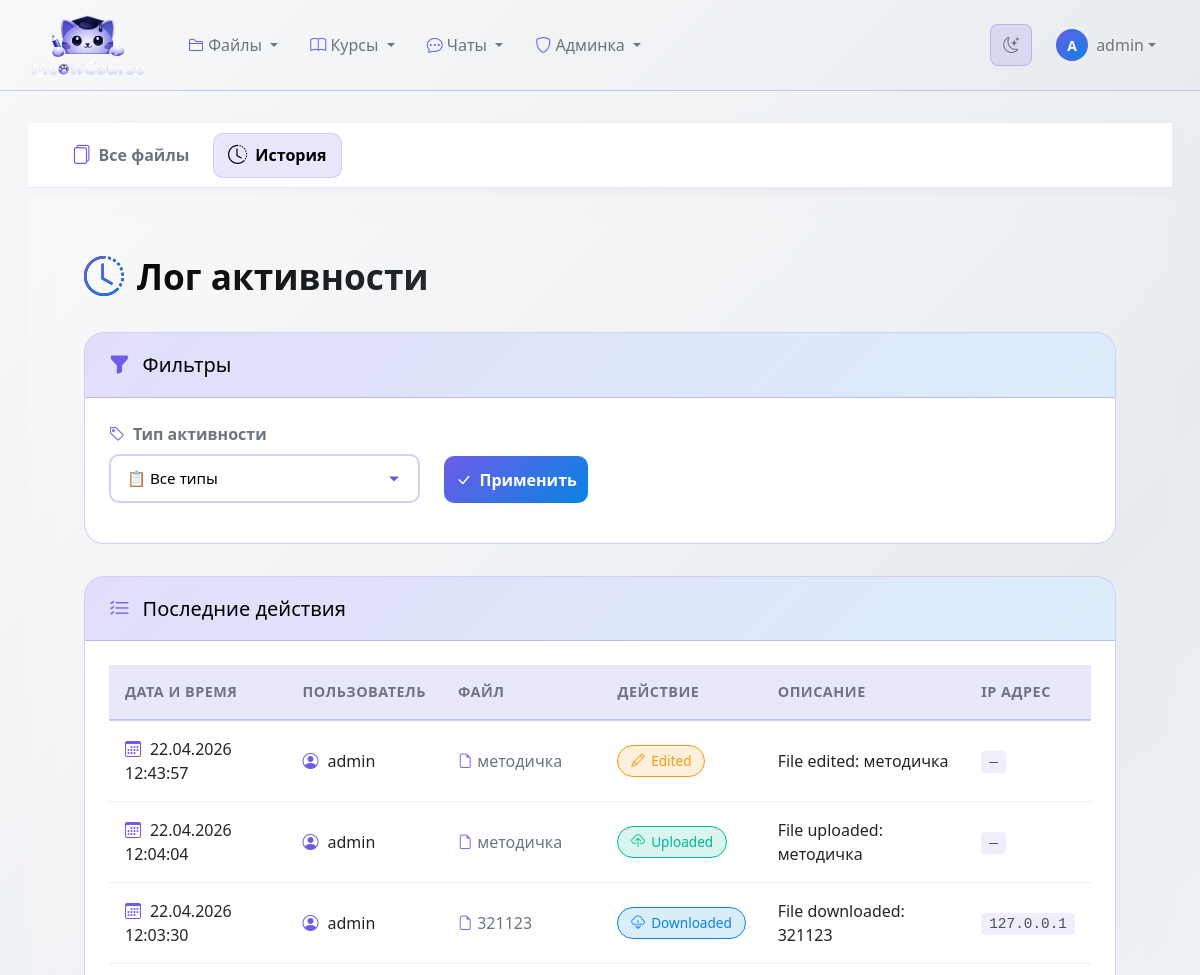
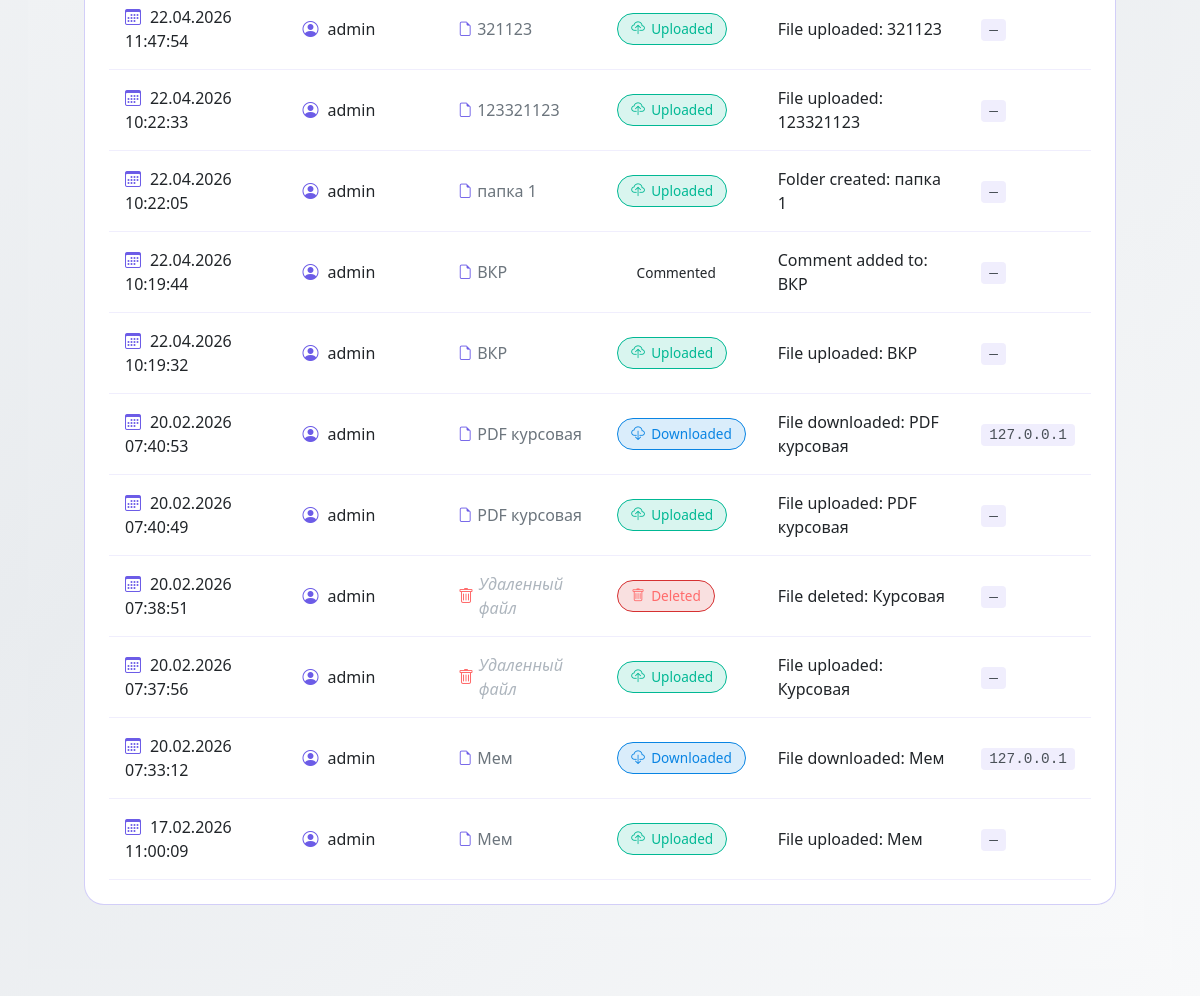
The page /files/activity/ (signed in) on the database its author committed (2 pictures, top to bottom).
### file_manager/models.py (models this page shows, shortened)
class FileActivity(models.Model ):
    ACTIVITY_TYPES =[
   ('upload','Uploaded'),
   ('download','Downloaded'),
   ('view','Viewed'),
   ('edit','Edited'),
   ('delete','Deleted'),
   ('share','Shared'),
   ('comment','Commented'),
   ('version_create','Created new version'),
   ('favorite_add','Added to favorites'),
   ('favorite_remove','Removed from favorites'),
    ]
    file =models.ForeignKey(
    File ,
    on_delete =models.SET_NULL ,
    null =True ,
    blank =True ,
    related_name ='activities'
    )
    user =models.ForeignKey(
    User ,
    on_delete =models.CASCADE ,
    related_name ='file_activities'
    )
    activity_type =models.CharField(max_length =20 ,choices =ACTIVITY_TYPES )
    description =models.TextField(blank =True )
    created_at =models.DateTimeField(auto_now_add =True )
    ip_address =models.GenericIPAddressField(null =True ,blank =True )
    class Meta :
        ordering =['-created_at']
        verbose_name ='Активность с файлом'
        verbose_name_plural ='Активность с файлами'
        indexes =[
        models.Index(fields =['user','-created_at']),
        models.Index(fields =['activity_type','-created_at']),
        ]

class File(models.Model ):
    STORAGE_PROVIDER_CHOICES = [
        ("local", "Local"),
        ("yandex_disk", "Yandex Disk"),
    ]
    IMPORTANCE_CHOICES = [
        ("main", "Основное"),
        ("important", "Важное"),
        ("secondary", "Второстепенное"),
    ]
    FILE_TYPE_CHOICES =[
   ('pdf','PDF Document'),
   ('txt','Text File'),
   ('docx','Word Document'),
   ('xlsx','Excel Spreadsheet'),
   ('pptx','PowerPoint Presentation'),
   ('jpg','JPEG Image'),
   ('png','PNG Image'),
   ('mp4','Video MP4'),
   ('mp3','Audio MP3'),
   ('zip','Archive ZIP'),
   ('other','Other'),
    ]
    VISIBILITY_CHOICES =[
   ('private','Private - Только я'),
   ('shared','Shared - С определенными пользователями'),
   ('public','Public - Все пользователи'),
    ]
    title =models.CharField(max_length =255 )
    description =models.TextField(blank =True )
    file =models.FileField(upload_to =file_upload_path, null=True, blank=True)
    file_type =models.CharField(max_length =10 ,choices =FILE_TYPE_CHOICES ,default ='other')
    file_size =models.BigIntegerField(default =0 )
    storage_provider = models.CharField(max_length=20, choices=STORAGE_PROVIDER_CHOICES, default="local")
    yandex_path = models.CharField(max_length=1024, blank=True, default="")
    uploaded_by =models.ForeignKey(
    User ,
    on_delete =models.CASCADE ,
    related_name ='uploaded_files'
    )
    uploaded_at =models.DateTimeField(auto_now_add =True )
    updated_at =models.DateTimeField(auto_now =True )
    version =models.IntegerField(default =1 )
    category =models.ForeignKey(
    FileCategory ,
    on_delete =models.SET_NULL ,
    null =True ,
    blank =True ,
    related_name ='files'
    )
    tags =models.ManyToManyField(Tag ,blank =True ,related_name ='files')
    folder =models.ForeignKey(
    'self',
    on_delete =models.CASCADE ,
    null =True ,
    blank =True ,
    related_name ='subfiles',
    limit_choices_to ={'is_folder':True }
    )
    is_folder =models.BooleanField(default =False )
    visibility =models.CharField(
    max_length =10 ,
    choices =VISIBILITY_CHOICES ,
    default ='private'
    )
    shared_with =models.ManyToManyField(
    User ,
    blank =True ,
    related_name ='shared_files'
    )
    extracted_text =models.TextField(blank =True ,null =True )
    has_preview =models.BooleanField(default =False )
    favorite =models.ManyToManyField(
    User ,
    blank =True ,
    related_name ='favorite_files'
    )
    download_count =models.IntegerField(default =0 )
    importance = models.CharField(max_length=20, choices=IMPORTANCE_CHOICES, default="main")
    class Meta :
        ordering =['-uploaded_at']
        verbose_name ='Файл'
        verbose_name_plural ='Файлы'
        indexes =[
        models.Index(fields =['uploaded_by','-uploaded_at']),
        models.Index(fields =['file_type']),
        models.Index(fields =['visibility']),
        models.Index(fields =['extracted_text']),
        ]

### file_manager/views.py (the view)
# urls.py: path('activity/',views.activity_log ,name ='activity_log'),
@login_required
def activity_log(request ):
    activities =FileActivity.objects.filter(user =request.user ).select_related('file','user')
    activity_type =request.GET.get('activity_type')
    if activity_type :
        activities =activities.filter(activity_type =activity_type )
    paginator =Paginator(activities ,20 )
    page_number =request.GET.get('page')
    page_obj =paginator.get_page(page_number )
    context ={
    'page_obj':page_obj ,
    'activity_types':FileActivity.ACTIVITY_TYPES ,
    'selected_activity_type':activity_type ,
    }
    return render(request ,'file_manager/activity_log.html',context )

### templates/file_manager/activity_log.html (shortened to what this page needs)
{% extends "file_manager/base_files.html" %}
{% block files_content %}
<div class="theme-log">
    <div class="container">
        <div class="page-header">
            <h1 class="page-title">
                <i class="bi bi-clock-history"></i>
                Лог активности
            </h1>
        </div>
        <div class="row">
            <div class="col-lg-12">
                <div class="filters-card">
                    <div class="card-header-custom">
                        <h5>
                            <i class="bi bi-funnel-fill"></i>
                            Фильтры
                        </h5>
                    </div>
                    <div class="card-body-custom">
                        <form method="get" class="row">
                            <div class="col-md-4 mb-3">
                                <label for="activity_type" class="filter-label">
                                    <i class="bi bi-tag"></i>
                                    Тип активности
                                </label>
                                <select name="activity_type" id="activity_type" class="custom-select">
                                    <option value="">📋 Все типы</option>
                                </select>
                            </div>
                            <div class="col-md-2 mb-3 d-flex align-items-end">
                                <button type="submit" class="btn-apply">
                                    <i class="bi bi-check-lg"></i>
                                    Применить
                                </button>
                            </div>
                        </form>
                    </div>
                </div>
                <div class="log-card">
                    <div class="card-header-custom">
                        <h5>
                            <i class="bi bi-list-check"></i>
                            Последние действия
                        </h5>
                    </div>
                    <div class="card-body-custom">
                        {% if page_obj %}
                        <div class="table-responsive">
                            <table class="log-table">
                                <thead>
                                    <tr>
                                        <th>Дата и время</th>
                                        <th>Пользователь</th>
                                        <th>Файл</th>
                                        <th>Действие</th>
                                        <th>Описание</th>
                                        <th>IP адрес</th>
                                    </tr>
                                </thead>
                                <tbody>
                                    {% for activity in page_obj %}
                                    <tr>
                                        <td data-label="Дата и время">
                                            <i class="bi bi-calendar3" style="color: var(--accent-primary); margin-right: 0.3rem;"></i>
                                            {{ activity.created_at|date:"d.m.Y H:i:s" }}
                                        </td>
                                        <td data-label="Пользователь">
                                            <i class="bi bi-person-circle" style="color: var(--accent-primary); margin-right: 0.3rem;"></i>
                                            {{ activity.user.username }}
                                        </td>
                                        <td data-label="Файл">
                                            {% if activity.file %}
                                            <a href="{% url 'file_manager:file_detail' activity.file.id %}" class="file-link">
                                                <i class="bi bi-file-earmark"></i>
                                                {{ activity.file.title }}
                                            </a>
                                            {% else %}
                                            <span class="deleted-file">
                                                <i class="bi bi-trash"></i>
                                                Удаленный файл
                                            </span>
                                            {% endif %}
                                        </td>
                                        <td data-label="Действие">
                                            {% with type=activity.activity_type %}
                                            <span class="activity-badge
                                                {% if type == 'upload' %}badge-upload
                                                {% elif type == 'download' %}badge-download
                                                {% elif type == 'delete' %}badge-delete
                                                {% elif type == 'edit' %}badge-edit
                                                {% elif type == 'view' %}badge-view
                                                {% elif type == 'share' %}badge-share
                                                {% endif %}">
                                                <i class="bi
                                                    {% if type == 'upload' %}bi-cloud-upload
                                                    {% elif type == 'download' %}bi-cloud-download
                                                    {% elif type == 'delete' %}bi-trash
                                                    {% elif type == 'edit' %}bi-pencil
                                                    {% elif type == 'view' %}bi-eye
                                                    {% elif type == 'share' %}bi-share
                                                    {% endif %}">
                                                </i>
                                                {{ activity.get_activity_type_display }}
                                            </span>
                                            {% endwith %}
                                        </td>
                                        <td data-label="Описание">{{ activity.description }}</td>
                                        <td data-label="IP адрес">
                                            <span class="ip-address">{{ activity.ip_address|default:"—" }}</span>
                                        </td>
                                    </tr>
                                    {% endfor %}
                                </tbody>
                            </table>
                        </div>
                        {% else %}
                        <div class="empty-state">
                            <i class="bi bi-inbox"></i>
                            <p>Нет записей в логе</p>
                        </div>
                        {% endif %}
                    </div>
                </div>
            </div>
        </div>
    </div>
</div>
{% endblock %}

### templates/base.html (shortened to what this page needs)
{% load static %}
<!DOCTYPE html>
<html lang="ru">
<head>
    <link href="https://cdn.jsdelivr.net/npm/bootstrap@5.3.0/dist/css/bootstrap.min.css" rel="stylesheet">
    <link rel="stylesheet" href="https://cdn.jsdelivr.net/npm/bootstrap-icons@1.10.0/font/bootstrap-icons.css">
    <link id="theme-stylesheet" rel="stylesheet" href="{% static 'css/themes/light.css' %}" data-light-href="{% static 'css/themes/light.css' %}" data-dark-href="{% static 'css/themes/dark.css' %}">
</head>
<body>
    <nav class="navbar navbar-expand-lg navbar">
        <div class="container-fluid">
            <a class="navbar-brand d-flex align-items-center" href="{% url 'classroom_core:course_list' %}">
                <img src="{% static 'images/logo.png' %}"
                    alt="MeowCourse"
                    class="me-2"
                    style="width: 120px; height: auto; max-height: 64px; object-fit: contain;">
            </a>
            <div class="collapse navbar-collapse" id="navbarNav">
                <ul class="navbar-nav me-auto">
                    <li class="nav-item dropdown">
                        <a class="nav-link dropdown-toggle" href="#" role="button" data-bs-toggle="dropdown">
                            <i class="bi bi-folder2"></i> Файлы
                        </a>
                    </li>
                    <li class="nav-item dropdown">
                        <a class="nav-link dropdown-toggle" href="#" role="button" data-bs-toggle="dropdown">
                            <i class="bi bi-book"></i> Курсы
                        </a>
                    </li>
                    <li class="nav-item dropdown">
                        <a class="nav-link dropdown-toggle" href="#" role="button" data-bs-toggle="dropdown">
                            <i class="bi bi-chat-dots"></i> Чаты
                        </a>
                    </li>
                    {% if user.is_authenticated and user.is_staff or user.is_superuser %}
                    <li class="nav-item dropdown">
                        <a class="nav-link dropdown-toggle" href="#" role="button" data-bs-toggle="dropdown">
                            <i class="bi bi-shield"></i> Админка
                        </a>
                    </li>
                    {% endif %}
                </ul>
                <div class="d-flex align-items-center gap-2">
                    <button id="theme-toggle" class="theme-toggle-btn" type="button" aria-label="Переключить тему">
                        <i class="bi bi-moon-stars"></i>
                    </button>
                    {% if user.is_authenticated %}
                    <div class="dropdown">
                        <a class="nav-link dropdown-toggle d-flex align-items-center" href="#" role="button" data-bs-toggle="dropdown">
                            <div class="user-avatar rounded-circle d-flex align-items-center justify-content-center" style="width: 32px; height: 32px; font-size: 0.875rem;">
                                {{ user.username|slice:":1"|upper }}
                            </div>
                            <span class="ms-2 d-none d-md-inline username-text">{{ user.username }}</span>
                        </a>
                    </div>
                    {% else %}
                    <a class="nav-link" href="{% url 'classroom_core:login' %}">
                        <i class="bi bi-box-arrow-in-right me-1"></i> Войти
                    </a>
                    {% endif %}
                </div>
            </div>
        </div>
    </nav>
    <div class="main-content">
        <div class="container-fluid">
            {% block content %}{% endblock %}
        </div>
    </div>
</body>
</html>

### rows shown on the page
FileActivity: created_at "22.04.2026 12:43:57", user.username "admin", file "методичка", activity_type "Edited", description "File edited: методичка", ip_address "—"
FileActivity: created_at "22.04.2026 12:04:04", user.username "admin", file "методичка", activity_type "Uploaded", description "File uploaded: методичка", ip_address "—"
FileActivity: created_at "22.04.2026 12:03:30", user.username "admin", file "321123", activity_type "Downloaded", description "File downloaded: 321123", ip_address "127.0.0.1"
FileActivity: created_at "22.04.2026 11:47:54", user.username "admin", file "321123", activity_type "Uploaded", description "File uploaded: 321123", ip_address "—"
FileActivity: created_at "22.04.2026 10:22:33", user.username "admin", file "123321123", activity_type "Uploaded", description "File uploaded: 123321123", ip_address "—"
FileActivity: created_at "22.04.2026 10:22:05", user.username "admin", file "папка 1", activity_type "Uploaded", description "Folder created: папка 1", ip_address "—"
FileActivity: created_at "22.04.2026 10:19:44", user.username "admin", file "ВКР", activity_type "Commented", description "Comment added to: ВКР", ip_address "—"
FileActivity: created_at "22.04.2026 10:19:32", user.username "admin", file "ВКР", activity_type "Uploaded", description "File uploaded: ВКР", ip_address "—"
FileActivity: created_at "20.02.2026 07:40:53", user.username "admin", file "PDF курсовая", activity_type "Downloaded", description "File downloaded: PDF курсовая", ip_address "127.0.0.1"
FileActivity: created_at "20.02.2026 07:40:49", user.username "admin", file "PDF курсовая", activity_type "Uploaded", description "File uploaded: PDF курсовая", ip_address "—"
FileActivity: created_at "20.02.2026 07:38:51", user.username "admin", shows "Удаленный файл", activity_type "Deleted", description "File deleted: Курсовая", ip_address "—"
FileActivity: created_at "20.02.2026 07:37:56", user.username "admin", shows "Удаленный файл", activity_type "Uploaded", description "File uploaded: Курсовая", ip_address "—"
FileActivity: created_at "20.02.2026 07:33:12", user.username "admin", file "Мем", activity_type "Downloaded", description "File downloaded: Мем", ip_address "127.0.0.1"
FileActivity: created_at "17.02.2026 11:00:09", user.username "admin", file "Мем", activity_type "Uploaded", description "File uploaded: Мем", ip_address "—"

### other values the page prints
{{ user.username|slice:":1"|upper }} "A"
{{ user.username }} "admin"
